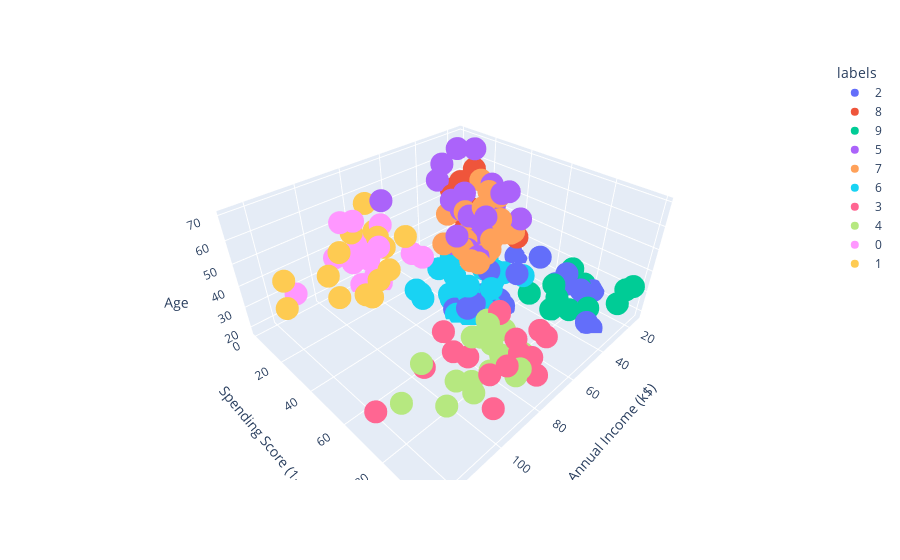

This figure's notebook cell:
### Code cell
px.scatter_3d(df_transformed , x='Annual Income (k$)' ,
              y='Spending Score (1-100)', z= 'Age',color='labels')

### Figure 1 — Plotly figure (JSON) as saved in the notebook; plotly's stock layout.template omitted (floating-point values rounded to 4 significant figures)
{"data": [{"hovertemplate": "labels=2<br>Annual Income (k$)=%{x}<br>Spending Score (1-100)=%{y}<br>Age=%{z}<extra></extra>", "legendgroup": "2", "marker": {"color": "#636efa", "symbol": "circle"}, "mode": "markers", "name": "2", "scene": "scene", "showlegend": true, "type": "scatter3d", "x": [15, 15, 20, 21, 24, 24, 25, 28, 28, 33, 38, 42, 46, 48, 48, 54, 54, 54, 59, 60, 61, 62, 64, 67], "y": [39, 81, 79, 66, 35, 73, 73, 82, 61, 92, 92, 60, 55, 59, 59, 54, 48, 55, 41, 52, 49, 55, 46, 56], "z": [19, 21, 22, 20, 35, 25, 31, 29, 35, 18, 24, 33, 19, 18, 19, 26, 40, 38, 18, 24, 20, 26, 19, 27]}, {"hovertemplate": "labels=8<br>Annual Income (k$)=%{x}<br>Spending Score (1-100)=%{y}<br>Age=%{z}<extra></extra>", "legendgroup": "8", "marker": {"color": "#EF553B", "symbol": "circle"}, "mode": "markers", "name": "8", "scene": "scene", "showlegend": true, "type": "scatter3d", "x": [16, 17, 18, 20, 20, 21, 25, 28, 28, 29.0, 33, 34, 37, 39], "y": [6, 40, 6, 15, 13, 35, 5, 14, 32, 31, 14, 17, 26, 28], "z": [20, 31, 35, 58, 37, 35, 46, 54, 45, 40, 49, 42, 36, 49]}, {"hovertemplate": "labels=9<br>Annual Income (k$)=%{x}<br>Spending Score (1-100)=%{y}<br>Age=%{z}<extra></extra>", "legendgroup": "9", "marker": {"color": "#00cc96", "symbol": "circle"}, "mode": "markers", "name": "9", "scene": "scene", "showlegend": true, "type": "scatter3d", "x": [16, 17, 18, 19, 19, 20, 23, 29.0, 30.0, 33, 34, 37, 39], "y": [77, 76, 94, 72, 99, 77, 98, 87, 73, 81, 73, 75, 65], "z": [23, 22, 23, 30, 35, 24, 35, 23, 21, 21, 30, 20, 24]}, {"hovertemplate": "labels=5<br>Annual Income (k$)=%{x}<br>Spending Score (1-100)=%{y}<br>Age=%{z}<extra></extra>", "legendgroup": "5", "marker": {"color": "#ab63fa", "symbol": "circle"}, "mode": "markers", "name": "5", "scene": "scene", "showlegend": true, "type": "scatter3d", "x": [19, 19, 23, 30.0, 33, 39, 43, 43, 44, 46, 46, 48, 49, 54, 54, 54, 54, 60, 61, 62, 62, 63, 63, 63, 63, 71], "y": [3, 14, 29, 4, 4, 36, 60, 41, 46, 46, 56, 51, 55, 47, 51, 41, 46, 49, 42, 59, 56, 46, 43, 48, 52, 11], "z": [64, 67, 52, 60, 53, 48, 59, 47, 69, 53, 70, 63, 70, 59, 57, 67, 48, 48, 48, 67, 49, 54, 68, 66, 65, 59]}, {"hovertemplate": "labels=7<br>Annual Income (k$)=%{x}<br>Spending Score (1-100)=%{y}<br>Age=%{z}<extra></extra>", "legendgroup": "7", "marker": {"color": "#FFA15A", "symbol": "circle"}, "mode": "markers", "name": "7", "scene": "scene", "showlegend": true, "type": "scatter3d", "x": [38, 40, 42, 43, 44, 47, 47, 48, 48, 49, 50, 50, 54, 54, 54, 57, 58, 59, 60, 62, 63, 65, 65, 67, 67], "y": [35, 55, 52, 45, 50, 52, 59, 50, 48, 42, 49, 56, 53, 42, 44, 58, 46, 55, 47, 48, 50, 43, 59, 43, 57], "z": [65, 50, 49, 50, 51, 67, 54, 43, 68, 47, 60, 60, 45, 49, 46, 55, 50, 68, 47, 49, 66, 63, 49, 51, 50]}, {"hovertemplate": "labels=6<br>Annual Income (k$)=%{x}<br>Spending Score (1-100)=%{y}<br>Age=%{z}<extra></extra>", "legendgroup": "6", "marker": {"color": "#19d3f3", "symbol": "circle"}, "mode": "markers", "name": "6", "scene": "scene", "showlegend": true, "type": "scatter3d", "x": [39, 40, 40, 40, 43, 46, 48, 54, 54, 57, 58, 60, 60, 60, 62, 62, 63, 64, 65, 65, 67, 69, 70, 72, 76], "y": [61, 47, 42, 42, 54, 51, 47, 52, 57, 55, 60, 40, 42, 50, 41, 42, 54, 42, 48, 50, 40, 58, 29, 34, 40], "z": [31, 27, 29, 31, 31, 27, 32, 23, 21, 22, 34, 40, 32, 27, 23, 21, 19, 38, 18, 19, 38, 40, 23, 25, 28]}, {"hovertemplate": "labels=3<br>Annual Income (k$)=%{x}<br>Spending Score (1-100)=%{y}<br>Age=%{z}<extra></extra>", "legendgroup": "3", "marker": {"color": "#FF6692", "symbol": "circle"}, "mode": "markers", "name": "3", "scene": "scene", "showlegend": true, "type": "scatter3d", "x": [69, 71, 71, 71, 73, 75, 77, 78, 78, 87, 87, 87, 88, 93, 99, 101, 126], "y": [91, 95, 75, 75, 73, 93, 97, 90, 88, 63, 75, 92, 69, 90, 97, 68, 74], "z": [39, 40, 38, 39, 32, 32, 28, 34, 39, 32, 28, 36, 27, 35, 30, 28, 32]}, {"hovertemplate": "labels=4<br>Annual Income (k$)=%{x}<br>Spending Score (1-100)=%{y}<br>Age=%{z}<extra></extra>", "legendgroup": "4", "marker": {"color": "#B6E880", "symbol": "circle"}, "mode": "markers", "name": "4", "scene": "scene", "showlegend": true, "type": "scatter3d", "x": [70, 72, 73, 74, 76, 77, 78, 78, 78, 78, 79, 81, 85, 86, 88, 97, 98, 103, 103, 113, 120], "y": [77, 71, 88, 72, 87, 74, 76, 89, 78, 73, 83, 93, 75, 95, 86, 86, 88, 85, 69, 91, 79], "z": [31, 31, 29, 35, 32, 32, 38, 27, 30, 30, 29, 31, 36, 33, 30, 32, 29, 36, 32, 38, 35]}, {"hovertemplate": "labels=0<br>Annual Income (k$)=%{x}<br>Spending Score (1-100)=%{y}<br>Age=%{z}<extra></extra>", "legendgroup": "0", "marker": {"color": "#FF97FF", "symbol": "circle"}, "mode": "markers", "name": "0", "scene": "scene", "showlegend": true, "type": "scatter3d", "x": [71, 71, 73, 74, 77, 77, 78, 78, 78, 81, 85, 86, 87, 87, 88, 93, 98, 113], "y": [35, 9, 5, 10, 12, 36, 17, 1, 1, 5, 26, 20.0, 13, 10, 15, 14, 15, 8], "z": [43, 47, 20, 19, 25, 48, 43, 37, 34, 19, 50, 42, 40, 36, 58, 59, 46, 33]}, {"hovertemplate": "labels=1<br>Annual Income (k$)=%{x}<br>Spending Score (1-100)=%{y}<br>Age=%{z}<extra></extra>", "legendgroup": "1", "marker": {"color": "#FECB52", "symbol": "circle"}, "mode": "markers", "name": "1", "scene": "scene", "showlegend": true, "type": "scatter3d", "x": [73, 75, 78, 78, 78, 79, 87, 88, 97, 99, 101, 103, 103, 120, 126], "y": [7, 5, 22, 20.0, 16, 35, 27, 13, 32, 39, 24, 17, 23.0, 16, 28], "z": [44, 57, 34, 44, 47, 56, 36, 52, 37, 41, 54, 41, 34, 47, 45]}], "layout": {"legend": {"title": {"text": "labels"}, "tracegroupgap": 0}, "margin": {"t": 60}, "scene": {"domain": {"x": [0, 1], "y": [0, 1]}, "xaxis": {"title": {"text": "Annual Income (k$)"}}, "yaxis": {"title": {"text": "Spending Score (1-100)"}}, "zaxis": {"title": {"text": "Age"}}}}}
